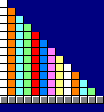

This is a level from a 2D game, rendered from its Tiled map with the project's own tilesets. A one-line summary and the complete map file follow:
An orthogonal 26x28 tile map with 4x4 px tiles, 1 tile layer (Tile Layer 1).

<map version="1.8" tiledversion="1.8.0" orientation="orthogonal" renderorder="right-down" width="26" height="28" tilewidth="4" tileheight="4" infinite="0" nextlayerid="2" nextobjectid="1">
 <tileset firstgid="1" source="tileset.tsx" />
 <layer id="1" name="Tile Layer 1" width="26" height="28">
  <data encoding="csv">
1,2,100,100,100,100,100,100,100,100,100,100,100,100,100,100,100,100,100,100,100,100,100,100,100,100,
21,22,100,100,100,100,100,100,100,100,100,100,100,100,100,100,100,100,100,100,100,100,100,100,100,100,
1,2,3,4,100,100,100,100,100,100,100,100,100,100,100,100,100,100,100,100,100,100,100,100,100,100,
21,22,23,24,100,100,100,100,100,100,100,100,100,100,100,100,100,100,100,100,100,100,100,100,100,100,
1,2,3,4,5,6,100,100,100,100,100,100,100,100,100,100,100,100,100,100,100,100,100,100,100,100,
21,22,23,24,25,26,100,100,100,100,100,100,100,100,100,100,100,100,100,100,100,100,100,100,100,100,
1,2,3,4,5,6,7,8,100,100,100,100,100,100,100,100,100,100,100,100,100,100,100,100,100,100,
21,22,23,24,25,26,27,28,100,100,100,100,100,100,100,100,100,100,100,100,100,100,100,100,100,100,
1,2,3,4,5,6,7,8,9,10,100,100,100,100,100,100,100,100,100,100,100,100,100,100,100,100,
21,22,23,24,25,26,27,28,29,30,100,100,100,100,100,100,100,100,100,100,100,100,100,100,100,100,
1,2,3,4,5,6,7,8,9,10,11,12,100,100,100,100,100,100,100,100,100,100,100,100,100,100,
21,22,23,24,25,26,27,28,29,30,31,32,100,100,100,100,100,100,100,100,100,100,100,100,100,100,
1,2,3,4,5,6,7,8,9,10,11,12,13,14,100,100,100,100,100,100,100,100,100,100,100,100,
21,22,23,24,25,26,27,28,29,30,31,32,33,34,100,100,100,100,100,100,100,100,100,100,100,100,
1,2,3,4,5,6,7,8,9,10,11,12,13,14,15,16,100,100,100,100,100,100,100,100,100,100,
21,22,23,24,25,26,27,28,29,30,31,32,33,34,35,36,100,100,100,100,100,100,100,100,100,100,
1,2,3,4,5,6,7,8,9,10,11,12,13,14,15,16,1,2,100,100,100,100,100,100,100,100,
21,22,23,24,25,26,27,28,29,30,31,32,33,34,35,36,21,22,100,100,100,100,100,100,100,100,
1,2,3,4,5,6,7,8,9,10,11,12,13,14,15,16,1,2,3,4,100,100,100,100,100,100,
21,22,23,24,25,26,27,28,29,30,31,32,33,34,35,36,21,22,23,24,100,100,100,100,100,100,
1,2,3,4,5,6,7,8,9,10,11,12,13,14,15,16,1,2,3,4,5,6,100,100,100,100,
21,22,23,24,25,26,27,28,29,30,31,32,33,34,35,36,21,22,23,24,25,26,100,100,100,100,
1,2,3,4,5,6,7,8,9,10,11,12,13,14,15,16,1,2,3,4,5,6,7,8,100,100,
21,22,23,24,25,26,27,28,29,30,31,32,33,34,35,36,21,22,23,24,25,26,27,28,100,100,
17,18,17,18,17,18,17,18,17,18,17,18,17,18,17,18,17,18,17,18,17,18,17,18,17,18,
37,38,37,38,37,38,37,38,37,38,37,38,37,38,37,38,37,38,37,38,37,38,37,38,37,38,
100,100,100,100,100,100,100,100,100,100,100,100,100,100,100,100,100,100,100,100,100,100,100,100,100,100,
100,100,100,100,100,100,100,100,100,100,100,100,100,100,100,100,100,100,100,100,100,100,100,100,100,100
</data>
 </layer>
</map>
